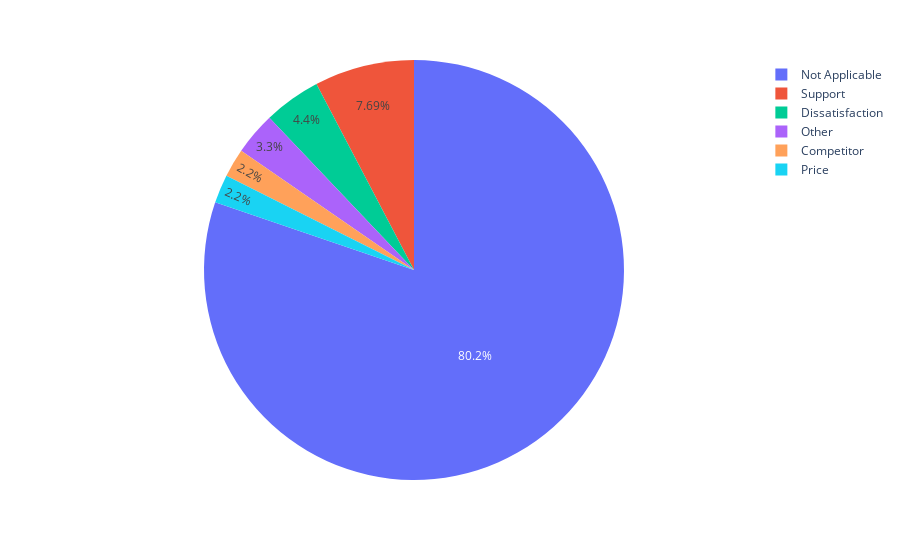

Source (notebook cell):
### Code cell
fig = px.pie(df.groupby('Churn Category')['Customer ID'].nunique().reset_index(), 
             values='Customer ID', 
             names='Churn Category')
fig.show()

### Figure 1 — Plotly figure (JSON) as saved in the notebook; plotly's stock layout.template omitted (floating-point values rounded to 4 significant figures)
{"data": [{"domain": {"x": [0, 1], "y": [0, 1]}, "hovertemplate": "Churn Category=%{label}<br>Customer ID=%{value}<extra></extra>", "labels": ["Competitor", "Dissatisfaction", "Not Applicable", "Other", "Price", "Support"], "legendgroup": "", "name": "", "showlegend": true, "type": "pie", "values": [2, 4, 73, 3, 2, 7]}], "layout": {"autosize": true, "legend": {"tracegroupgap": 0}, "margin": {"t": 60}}}
